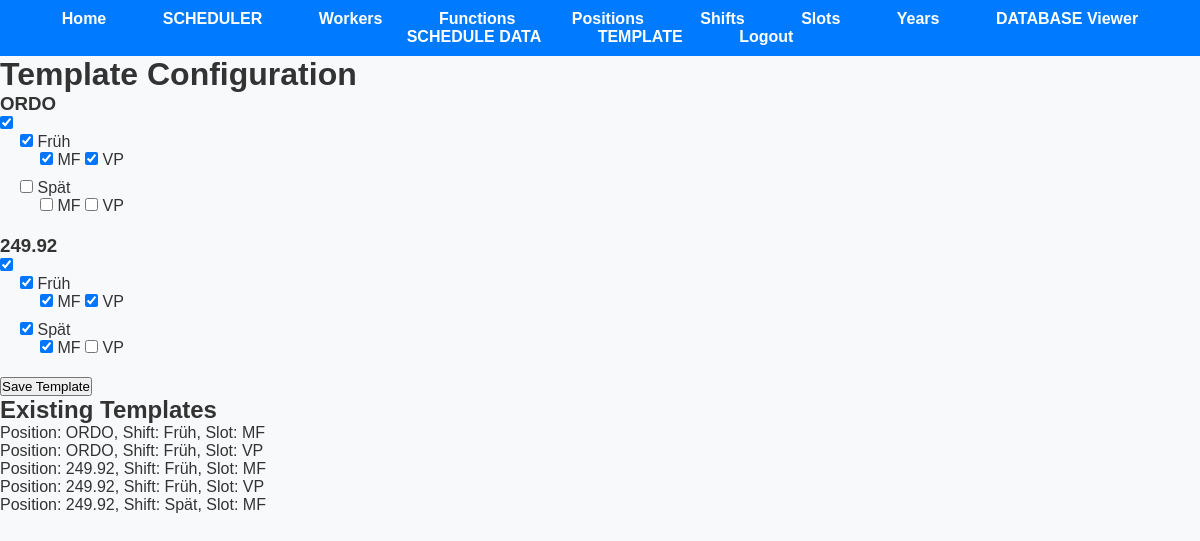
Screenshot of /template (signed in) with the database file from the repository.
### app.py (models this page shows, shortened)
class Position(db.Model):
    position_id = db.Column(db.Integer, primary_key=True)
    user_id = db.Column(db.Integer, nullable=False)
    name = db.Column(db.String(50), nullable=False)

class Shift(db.Model):
    shift_id = db.Column(db.Integer, primary_key=True)
    user_id = db.Column(db.Integer, nullable=False)
    name = db.Column(db.String(50), nullable=False)

class Template(db.Model):
    id = db.Column(db.Integer, primary_key=True)
    user_id = db.Column(db.Integer, db.ForeignKey('user.id'), nullable=False)
    position_id = db.Column(db.Integer, db.ForeignKey('position.position_id'), nullable=False)
    shift_id = db.Column(db.Integer, db.ForeignKey('shift.shift_id'), nullable=False)
    slot_id = db.Column(db.Integer, db.ForeignKey('slot.slot_id'), nullable=False)
    user = db.relationship('User', backref=db.backref('templates', lazy=True))
    position = db.relationship('Position', backref='templates')
    shift = db.relationship('Shift', backref='templates')
    slot = db.relationship('Slot', backref='templates')

class Slot(db.Model):
    slot_id = db.Column(db.Integer, primary_key=True)
    user_id = db.Column(db.Integer, nullable=False)
    name = db.Column(db.String(50), nullable=False)

### app.py (the view, shortened to what this page needs)
@app.route('/template', methods=['GET', 'POST'])
@login_required
@employer_required
def template():
    user_id = current_user.id
    positions = Position.query.all()
    shifts = Shift.query.all()
    slots = Slot.query.all()
    existing_templates = Template.query.filter_by(user_id=user_id).all()
    selected_combinations = {(template.position_id, template.shift_id, template.slot_id) for template in existing_templates}
    print(selected_combinations)  # Debugging: print selected_combinations to see its contents
    return render_template('template.html', positions=positions, shifts=shifts, slots=slots, selected_combinations=selected_combinations, existing_templates=existing_templates, shift_has_data=shift_has_data)

### app.py (called while the page is built)
@login_manager.user_loader
def load_user(user_id):
    return User.query.get(int(user_id))

def employer_required(func):
    @wraps(func)
    def decorated_function(*args, **kwargs):
        if not current_user.is_authenticated:
            flash('You must be logged in to view this page.', 'error')
            return redirect(url_for('login'))
        if current_user.role != 'employer':
            flash('You do not have permission to view this page.', 'error')
            return redirect('/')
        return func(*args, **kwargs)
    return decorated_function

def shift_has_data(existing_templates, position_id, shift_id):
    for template in existing_templates:
        if (template.position_id == position_id) and (template.shift_id == shift_id):
            return True
    return False

### templates/template.html (shortened to what this page needs)
<!DOCTYPE html>
<html lang="en">
<head>
    <link rel="stylesheet" href="{{ url_for('static', filename='styles.css') }}">
</head>
<body>
    {% include 'navbar.html' %}
    <h1>Template Configuration</h1>
    <form id="templateForm" method="post" action="{{ url_for('template') }}">
        <div id="positionsContainer">
            {% for position in positions %}
            <div class="position" data-position-id="{{ position.position_id }}">
                <h3>{{ position.name }}</h3>
                <input type="checkbox" name="positions[{{ position.position_id }}][include]" value="{{ position.position_id }}" {% if position.position_id in selected_combinations|map(attribute=0) %} checked {% endif %}>
                <div class="shifts">
                    {% for shift in shifts %}
                    <div class="shift">
                        <input type="checkbox" name="positions[{{ position.position_id }}][shifts][{{ shift.shift_id }}][include]" value="{{ shift.shift_id }}" {% if shift_has_data(existing_templates, position.position_id, shift.shift_id) %} checked {% endif %}>
                        {{ shift.name }}
                        <div class="slots">
                            {% for slot in slots %}
                            <input type="checkbox" name="positions[{{ position.position_id }}][shifts][{{ shift.shift_id }}][slots][{{ slot.slot_id }}]" value="{{ slot.slot_id }}" {% if (position.position_id, shift.shift_id, slot.slot_id) in selected_combinations %} checked {% endif %}>
                            {{ slot.name }}
                            {% endfor %}
                        </div>
                    </div>
                    {% endfor %}
                </div>
            </div>
            {% endfor %}
        </div>
        <button type="submit">Save Template</button>
    </form>
    <h2>Existing Templates</h2>
    <ul>
        {% for template in existing_templates %}
        <li>Position: {{ template.position.name }}, Shift: {{ template.shift.name }}, Slot: {{ template.slot.name }}</li>
        {% endfor %}
    </ul>
</body>
</html>

### static/styles.css (style rules this page uses)
* { margin: 0; padding: 0; box-sizing: border-box; }
body { font-family: Arial, sans-serif; background-color: #f8f9fa; color: #333; }

### templates/template.html (style rules this page uses)
.position { margin-bottom: 20px; }
.shift { margin-left: 20px; margin-bottom: 10px; }
.slots { margin-left: 20px; }

### rows the page displays
Position: name "ORDO", position_id "☑"
Shift: name "Früh"
Slot: name "MF"
Slot: name "VP"
Shift: name "Spät"
Position: name "249.92", position_id "☑"
Template: position.name "ORDO", shift.name "Früh", slot.name "MF"
Template: position.name "ORDO", shift.name "Früh", slot.name "VP"
Template: position.name "249.92", shift.name "Früh", slot.name "MF"
Template: position.name "249.92", shift.name "Früh", slot.name "VP"
Template: position.name "249.92", shift.name "Spät", slot.name "MF"
